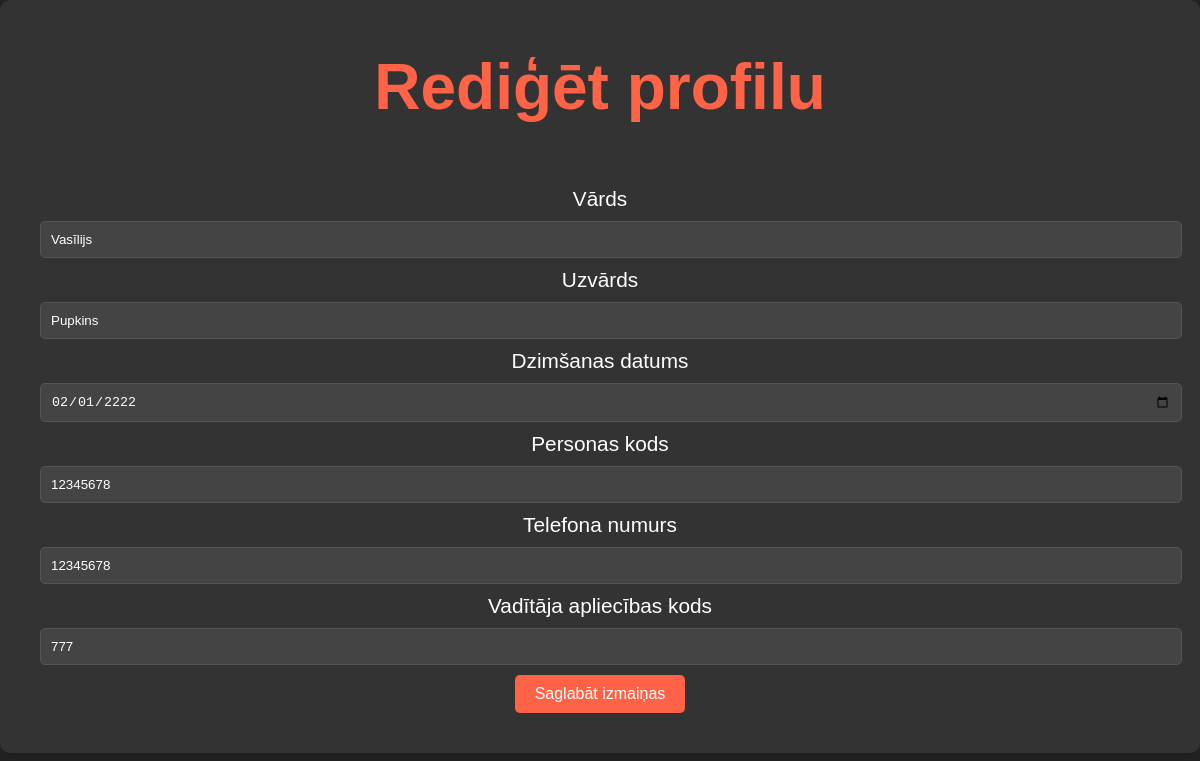
The app's page /edit_profile (signed in) with its own data.
### tables this page shows
CREATE TABLE clients (
        id INTEGER PRIMARY KEY,
        first_name TEXT NOT NULL,
        last_name TEXT NOT NULL,
        birth_date TEXT NOT NULL,
        personal_code TEXT NOT NULL,
        phone_number TEXT NOT NULL,
        driving_license TEXT NOT NULL,
        user_id INTEGER,
        FOREIGN KEY (user_id) REFERENCES users(id));

### main.py (the view, shortened to what this page needs)
@app.route('/edit_profile', methods=['GET', 'POST'])
def edit_profile():
    if 'username' not in session:
        return redirect(url_for('login'))
    conn = database_connection()
    client = conn.execute('SELECT * FROM clients WHERE user_id = (SELECT id FROM users WHERE username = ?)',
                          (session['username'],)).fetchone()
    conn.close()
    return render_template('edit_profile.html', client=client)

### main.py (called while the page is built)
def database_connection():
    conn = sqlite3.connect('autoserviss.db')
    conn.row_factory = sqlite3.Row # ļauj piekļūt kolonnām pēc nosaukuma, nevis pēc kārtas numura
    return conn

### templates/edit_profile.html (shortened to what this page needs)
<!DOCTYPE html>
<html lang="lv">
  <head>
    <link
      rel="stylesheet"
      href="{{ url_for('static', filename='styles.css') }}"
    />
  </head>
  <body>
    <div class="container">
      <h1>Rediģēt profilu</h1>
      <form method="POST">
        <label for="first_name">Vārds</label>
        <input
          type="text"
          id="first_name"
          name="first_name"
          value="{{ client.first_name }}"
          required
        />
        <label for="last_name">Uzvārds</label>
        <input
          type="text"
          id="last_name"
          name="last_name"
          value="{{ client.last_name }}"
          required
        />
        <label for="birth_date">Dzimšanas datums</label>
        <input
          type="date"
          id="birth_date"
          name="birth_date"
          value="{{ client.birth_date }}"
          required
        />
        <label for="personal_code">Personas kods</label>
        <input
          type="text"
          id="personal_code"
          name="personal_code"
          value="{{ client.personal_code }}"
          required
        />
        <label for="phone_number">Telefona numurs</label>
        <input
          type="tel"
          id="phone_number"
          name="phone_number"
          value="{{ client.phone_number }}"
          required
        />
        <label for="driving_license">Vadītāja apliecības kods</label>
        <input
          type="text"
          id="driving_license"
          name="driving_license"
          value="{{ client.driving_license }}"
          required
        />
        <button type="submit">Saglabāt izmaiņas</button>
      </form>
    </div>
  </body>
</html>

### static/styles.css (style rules this page uses)
body { font-family: Arial, sans-serif; background-color: #222; color: #fff; margin: 0; padding: 0; }
.container { text-align: center; padding: 20px; background-color: #333; color: white; border-radius: 10px; box-shadow: 0 4px 8px rgba(0, 0, 0, 0.1); }
h1 { font-size: 4rem; color: #ff6347; text-align: center; margin-top: 30px; }
form { background-color: #333; padding: 20px; border-radius: 10px; font-size: 1.3rem; }
input[type="text"], input[type="password"], input[type="date"], input[type="tel"] { width: 100%; padding: 10px; margin: 10px 0; background-color: #444; color: #fff; border: 1px solid #555; border-radius: 5px; }
button { background-color: #ff6347; color: #fff; padding: 10px 20px; border: none; border-radius: 5px; cursor: pointer; font-size: 1rem; }

### records on screen
clients: first_name "Vasīlijs", last_name "Pupkins", birth_date "02/01/2222", personal_code "12345678", phone_number "12345678", driving_license "777"
